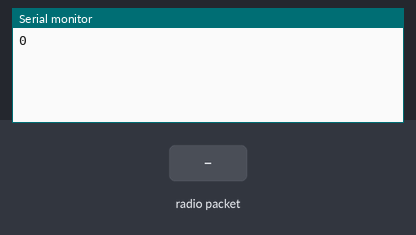
The sketch below on a simulated Arduino Uno, built with avr-gcc and run on an emulated ATmega328P. On the bench: the last lines printed to the serial monitor. The inputs (shaded band) are chosen by the test bench. No radio packets arrive unless stated.

Above: at 1.3 s.
1.4 s: radio packet "1" arrives
At 2.6 s:
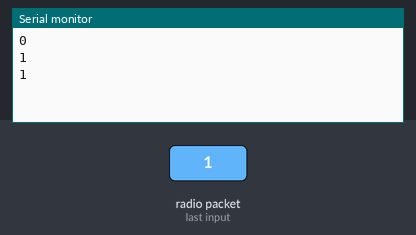
2.9 s: radio packet "2" arrives
At 3.7 s:
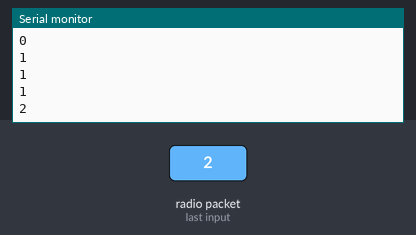
Timing chart, 0 to 5.9 s (numbered marks = the images above; inputs shaded):
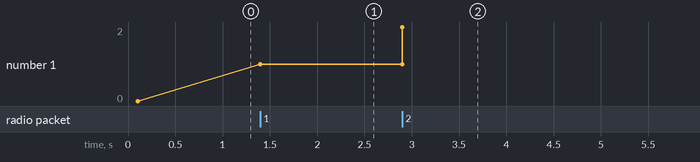

Measured:
- after the input at 1.4 s, the serial monitor: prints a new line at once (image 1)
- after the input at 2.9 s, the serial monitor: prints a new line at once (image 2)
- plotted number 1: 0 → 1 after the input at 1.4 s, 1 → 2 after the input at 2.9 s

The sketch:

PRX_for_3_nodes_network.ino
```cpp
#include<SPI.h>
#include<nRF24L01.h>
#include<RF24.h>
const uint64_t pipe[2] = { 0xB3B4B5B6CD , 0xB3B4B5B6F1};
//uint8_t p[2];//={'1','2'};
//p[0] = 0xB3B4B5B6CD & 0xfffff;
//uint8_t pipe_num;
//p[0] = 'CD'; p[1] = 'F1';
//const uint64_t pipe[1] = {0xF0F0F0F0E1LL};
RF24 radio(9, 10);
int rec[1] = {2};
char red[32];
//byte p[2];
uint8_t pipe_num;

void setup()
{
  Serial.begin(57600);
  radio.begin();
  delay(100);
  //radio.setAutoAck(true);
  radio.setAutoAck(1,true);//delay(100);
  radio.setAutoAck(2,true);
  radio.enableAckPayload();//to enable CUSTOM payloads
  radio.enableDynamicPayloads();// seems to be very necessary for sending out ack data to tx nodes.
  radio.startListening();
  radio.openReadingPipe(1, pipe[0]);
  radio.openReadingPipe(2, pipe[1]);
  radio.startListening();
  radio.setRetries(15, 15);
  Serial.println(pipe_num);
}
void loop() {//Serial.println(pipe_num);
  //uint8_t pipe_num;
  if ( radio.available(&pipe_num) ) {
    if(pipe_num == 1)
    {
      //Serial.print("its one !!  ");
      Serial.println(pipe_num);
    }
    else if(pipe_num == 2)
    {
      //Serial.print("its two  ");
      Serial.println(pipe_num);
    }
      radio.writeAckPayload(pipe_num , rec, sizeof(int) );
      radio.read( red, sizeof(red) );
    rec[0] += 2;
    //Serial.print("data got is : ");
    Serial.println(red);
    }
  /*else if(radio.available(&pipe_num[1]))
    {
      Serial.println("its two !!");
      radio.writeAckPayload(2, rec, sizeof(int) );
      radio.read( red, sizeof(red) );
    rec[0] += 2;
    Serial.print("data got is : ");
    Serial.println(red);
    }
    //radio.writeAckPayload(2 , rec, sizeof(int) );
    //radio.writeAckPayload(2 , rec, sizeof(int) );
    /*radio.read( red, sizeof(red) );
    rec[0] += 2;
    Serial.print("data got is : ");
    Serial.println(red);*/
  }
  /*else if ( radio.available(pipe_num) ) {
    radio.writeAckPayload( 2, rec, sizeof(int) );
    radio.read( red, sizeof(red) );
    rec[0] += 2;
    Serial.print("character got is : ");
    Serial.println(red);
  }*/
//}
```
